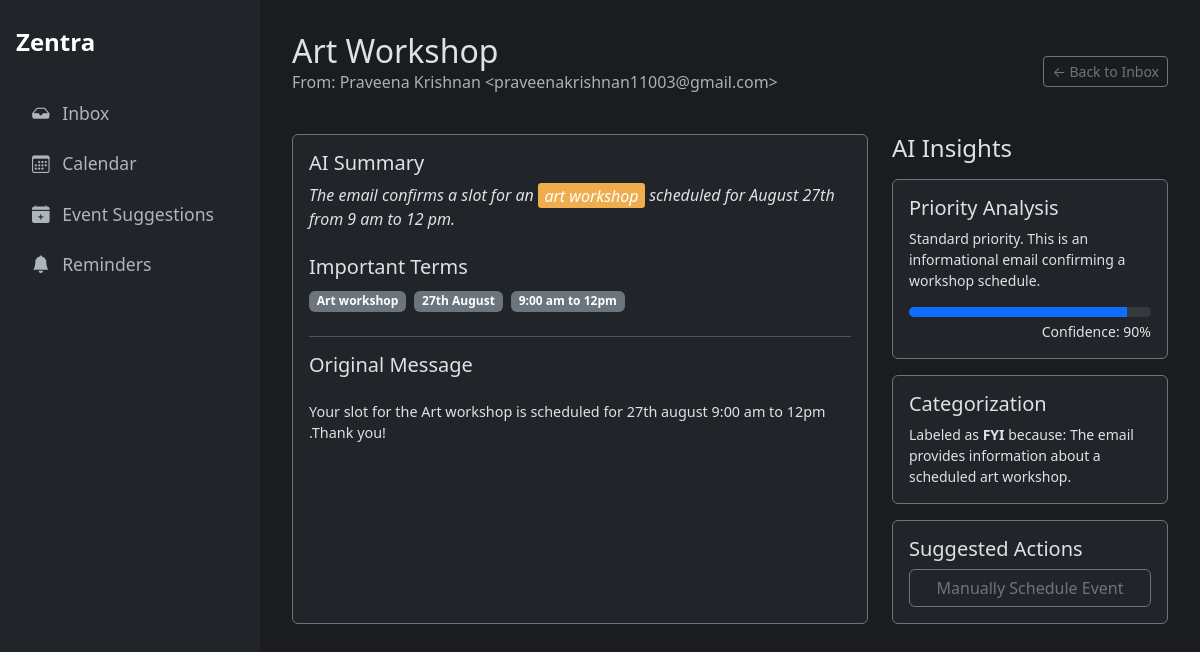
The page /classification/6 on the database its author committed.
### tables this page shows
CREATE TABLE classifications (
    id INTEGER PRIMARY KEY AUTOINCREMENT,
    gmail_message_id TEXT UNIQUE NOT NULL, -- NEW: Added unique message ID
    created_at TIMESTAMP NOT NULL DEFAULT CURRENT_TIMESTAMP,
    subject TEXT NOT NULL,
    sender TEXT NOT NULL,
    body TEXT,
    category TEXT,
    confidence REAL,
    priority_analysis TEXT,
    category_reason TEXT,
    summary TEXT,
    important_terms TEXT,
    response_draft TEXT
);

### Oauth.py (the view)
@app.route("/classification/<int:classification_id>")
def classification_detail_view(classification_id):
    classification = database.get_classification_by_id(classification_id)
    if not classification:
        return "Classification not found", 404
    suggestion = database.get_suggestion_by_classification_id(classification_id)
    summary = classification['summary']
    if classification['important_terms']:
        terms = [term.strip() for term in classification['important_terms'].split(',')]
        for term in terms:
            if term:
                summary = re.sub(f'({re.escape(term)})', r'<span class="highlight">\1</span>', summary, flags=re.IGNORECASE)
    return render_template(
        "detail.html",
        classification=classification,
        highlighted_summary=summary,
        suggestion=suggestion
    )

### database.py (called while the page is built)
def get_db_connection():
    conn = sqlite3.connect(DATABASE_FILE, timeout=10)
    conn.row_factory = sqlite3.Row
    return conn

def get_classification_by_id(classification_id):
    conn = get_db_connection()
    classification = conn.execute(
        'SELECT * FROM classifications WHERE id = ?', (classification_id,)
    ).fetchone()
    conn.close()
    return classification

def get_suggestion_by_classification_id(classification_id):
    conn = get_db_connection()
    suggestion = conn.execute(
        "SELECT * FROM suggested_events WHERE source_email_id = ? AND status = 'pending'",
        (classification_id,)
    ).fetchone()
    conn.close()
    return suggestion

### templates/detail.html (shortened to what this page needs)
{% extends "layout.html" %}
{% block content %}
<div class="mb-4 d-flex justify-content-between align-items-center">
  <div>
    <h1 class="h2 mb-0">{{ classification.subject }}</h1>
    <p class="text-muted">From: {{ classification.sender }}</p>
  </div>
  <a href="/recent_classified" class="btn btn-sm btn-outline-secondary">&larr; Back to Inbox</a>
</div>
<div class="row g-4">
  <div class="col-md-8">
    <div class="card bg-dark border-secondary h-100">
      <div class="card-body">
        <h5 class="card-title">AI Summary</h5>
        <p class="card-text fst-italic">
          {{ highlighted_summary | safe }}
        </p>
        {% if classification.important_terms %}
        <h5 class="card-title mt-4">Important Terms</h5>
        <div class="mb-4">
            {% for term in classification.important_terms.split(',') %}
                {% if term.strip() %}
                    <span class="badge bg-secondary me-1">{{ term.strip() }}</span>
                {% endif %}
            {% endfor %}
        </div>
        {% endif %}
        <hr>
        <h5 class="card-title mb-4">Original Message</h5>
        <pre style="white-space: pre-wrap; font-family: inherit; font-size: 0.9rem;">{{ classification.body }}</pre>
      </div>
    </div>
  </div>
  <div class="col-md-4">
    <h4 class="mb-3">AI Insights</h4>
    <div class="card bg-dark border-secondary mb-3">
      <div class="card-body">
        <h5 class="card-title">Priority Analysis</h5>
        <p class="card-text small">{{ classification.priority_analysis }}</p>
        <div class="progress" role="progressbar" style="height: 10px;">
          <div class="progress-bar" style="width: {{ (classification.confidence|float) * 100 }}%"></div>
        </div>
        <div class="text-end small mt-1">Confidence: {{ "%.0f"|format((classification.confidence|float) * 100) }}%</div>
      </div>
    </div>
    <div class="card bg-dark border-secondary mb-3">
      <div class="card-body">
        <h5 class="card-title">Categorization</h5>
        <p class="card-text small">Labeled as <strong>{{ classification.category }}</strong> because: {{ classification.category_reason }}</p>
      </div>
    </div>
    <div class="card bg-dark border-secondary">
      <div class="card-body">
        <h5 class="card-title">Suggested Actions</h5>
        <div class="d-grid gap-2">
          {% if suggestion %}
            <button id="scheduleBtn" class="btn btn-outline-secondary" type="button"
                    data-suggestion-id="{{ suggestion.id }}"
                    data-bs-toggle="modal" data-bs-target="#scheduleModal">
              AI-Suggested Event Found
            </button>
          {% else %}
            <button class="btn btn-outline-secondary" type="button" data-bs-toggle="modal" data-bs-target="#manualScheduleModal">
              Manually Schedule Event
            </button>
          {% endif %}
        </div>
      </div>
    </div>
  </div>
</div>
{% endblock %}

### templates/layout.html (style rules this page uses)
body { display: flex; min-height: 100vh; background-color: #1a1c20; color: #dee2e6; }
.highlight { background-color: #f0ad4e; color: #fff; padding: 0.1em 0.4em; border-radius: 0.2rem; font-weight: 500; }

### templates/detail.html (style rules this page uses)
.highlight { background-color: #f0ad4e; color: #fff; padding: 0.1em 0.4em; border-radius: 0.2rem; font-weight: 500; }

### rows shown on the page
classifications: subject "Art Workshop", sender "Praveena Krishnan <praveenakrishnan11003@gmail.com>", subject "The email confirms a slot for an art workshop scheduled for August 27th from 9 am to 12 pm.", body "Your slot for the Art workshop is scheduled for 27th august 9:00 am to 12pm .Thank you!", priority_analysis "Standard priority. This is an informational email confirming a workshop schedule.", (classification.confidence|float)*100 "90", category "FYI", category_reason "The email provides information about a scheduled art workshop."

### other values the page prints
{{ term.strip() }} "Art workshop" "27th August" "9:00 am to 12pm"
